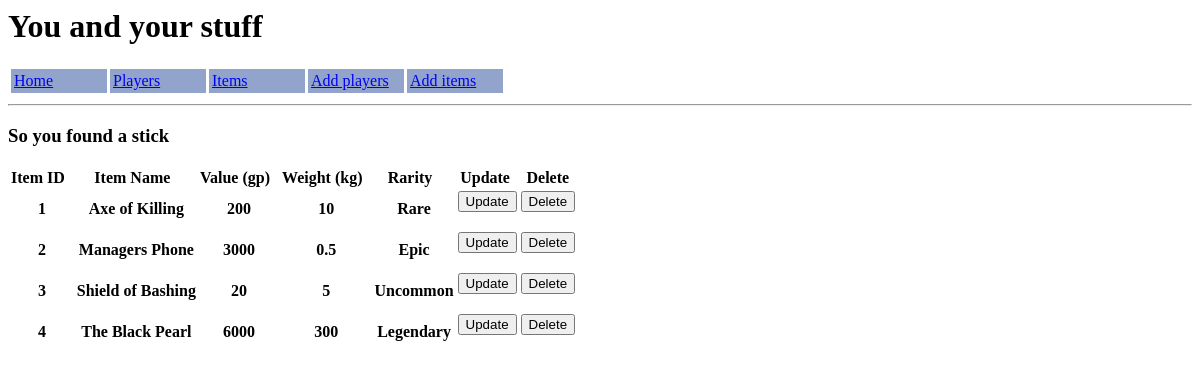
The page /items on the database as committed earlier.
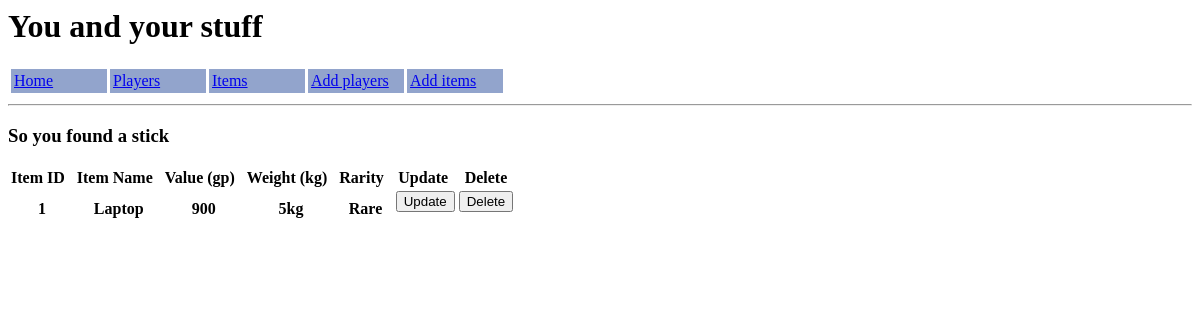
The same page on the database as committed later.
### application/models.py (models this page shows)
class Items(db.Model):
    item_id     =   db.Column(db.Integer, primary_key=True)
    item_name   =   db.Column(db.String(50), nullable=False)
    value       =   db.Column(db.String(10), nullable=False)
    weight      =   db.Column(db.String(10), nullable=False)
    rarity      =   db.Column(db.String(50), nullable=False)
    owner       =   db.Column(db.Integer, db.ForeignKey('players.player_id'))

### application/routes.py (the view)
@app.route("/items", methods=["GET", "POST"])
def showitems():
    form = ItemsForm()
    items_sorted  = Items.query.order_by(Items.item_id).all()
    return render_template("items.html", form=form, title='So you found a stick', all_items=items_sorted)

### application/forms.py
class ItemsForm(FlaskForm):
    item_name   =   StringField('Item Name', validators=[DataRequired(), Length(min=2,max=30)])
    value       =   StringField('Value (gp)', validators=[DataRequired()])
    weight      =   StringField('Weight (kg)', validators=[DataRequired()])
    rarity      =   StringField('Rarity', validators=[DataRequired()])
    owner       =   StringField('Assign to Player')
    submit      =   SubmitField('Submit')
    update      =   SubmitField('Update')
    delete      =   SubmitField('Delete')

### application/templates/items.html (shortened to what this page needs)
{% extends "body.html" %}
{% block body %}
<h3>{{ title }}</h3>
    <div class='showitems'>
        <table>
            <tr>
                <th>Item ID&nbsp;&nbsp;</th>
                <th>Item Name&nbsp;&nbsp;</th>
                <th>Value (gp)&nbsp;&nbsp;</th>
                <th>Weight (kg)&nbsp;&nbsp;</th>
                <th>Rarity&nbsp;&nbsp;</th>
                <th>Update&nbsp;</th>
                <th>Delete</th>
            </tr>
            {% for items in all_items %}
                <tr>
                    <th>{{ items.item_id}}</th>
                    <th>{{ items.item_name }}</th>
                    <th>{{ items.value }}</th>
                    <th>{{ items.weight }}</th>
                    <th>{{ items.rarity }}</th>
                    <th><form action='{{ url_for('update_item', item_id=items.item_id) }}'>
                        <input type=submit value="Update"></form></th>
                        <th><form action='{{ url_for('deleteitems', item_id=items.item_id) }}'>
                        <input type=submit value="Delete"></form></th>
                    </tr>
                {% endfor %}
            </table>
        </div>
    {% endblock body %}

### application/templates/body.html (shortened to what this page needs)
<html>
    <body>
        <H1>You and your stuff</H1>
        <table cellpadding=3 cellspacing=3>
            <tr  style="text-align:left;background-color:#92a4cc; foreground-color:#ffffff' ">
                <td width=90px ><a href="/index">Home</a></td>
                <td width=90px ><a href="/players">Players</a></td>
                <td width=90px><a href="/items">Items</a></td>
                <td width=90px ><a href="/addplayers">Add players</a></td>
                <td width=90px><a href="/additems">Add items</a></td>
            </tr>
        </table>
        <hr>
        {% block body %}
        {% endblock body %}
    </body>
</html>

Rows that differ between the two databases and show on the page:
removed Items: item_id "2", item_name "Managers Phone", value "3000", weight "0.5", rarity "Epic"
removed Items: item_id "3", item_name "Shield of Bashing", value "20", weight "5", rarity "Uncommon"
removed Items: item_id "4", item_name "The Black Pearl", value "6000", weight "300", rarity "Legendary"
changed Items "Rare": item_name "Axe of Killing" → "Laptop"; value "200" → "900"; weight "10" → "5kg"
